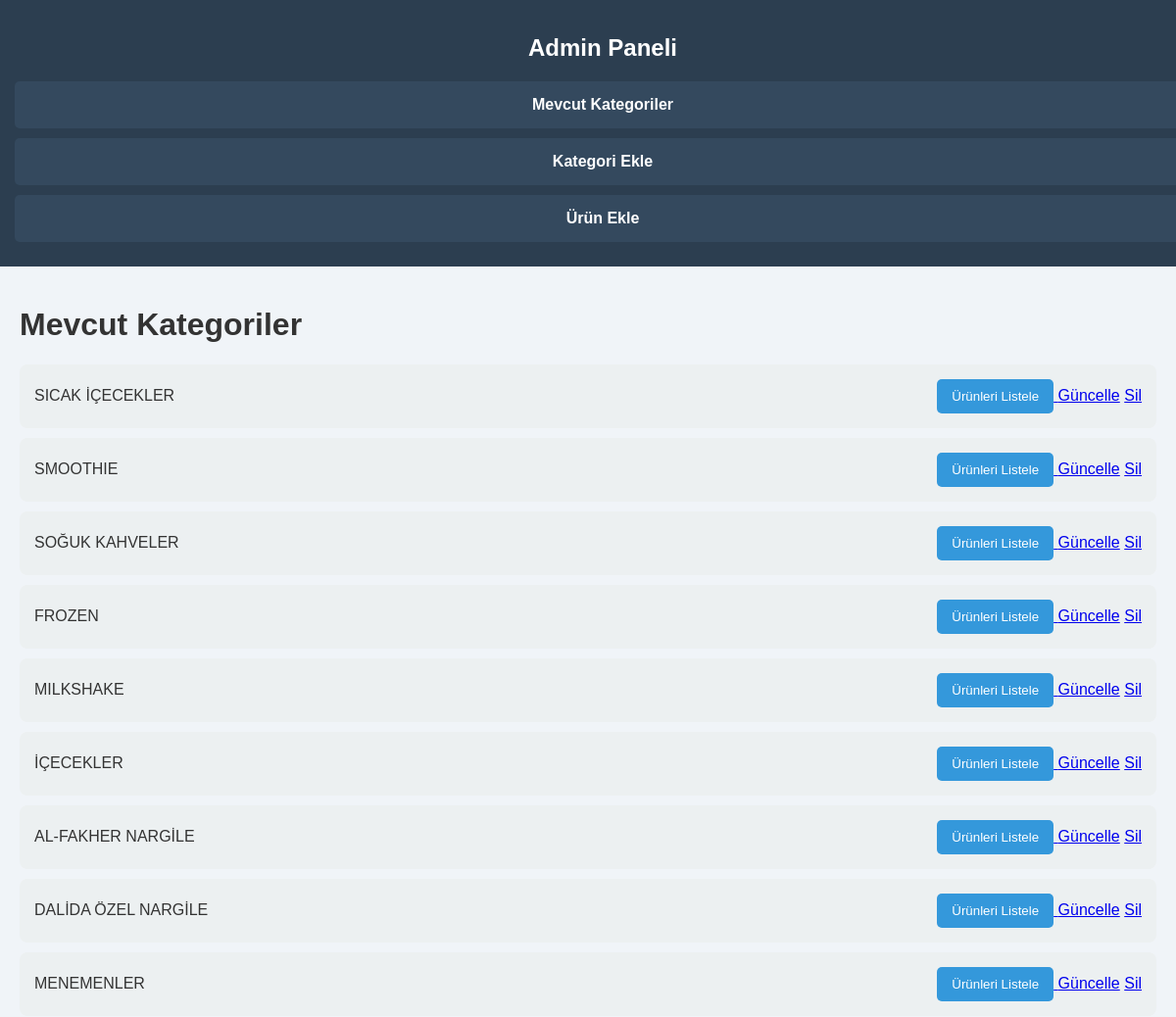
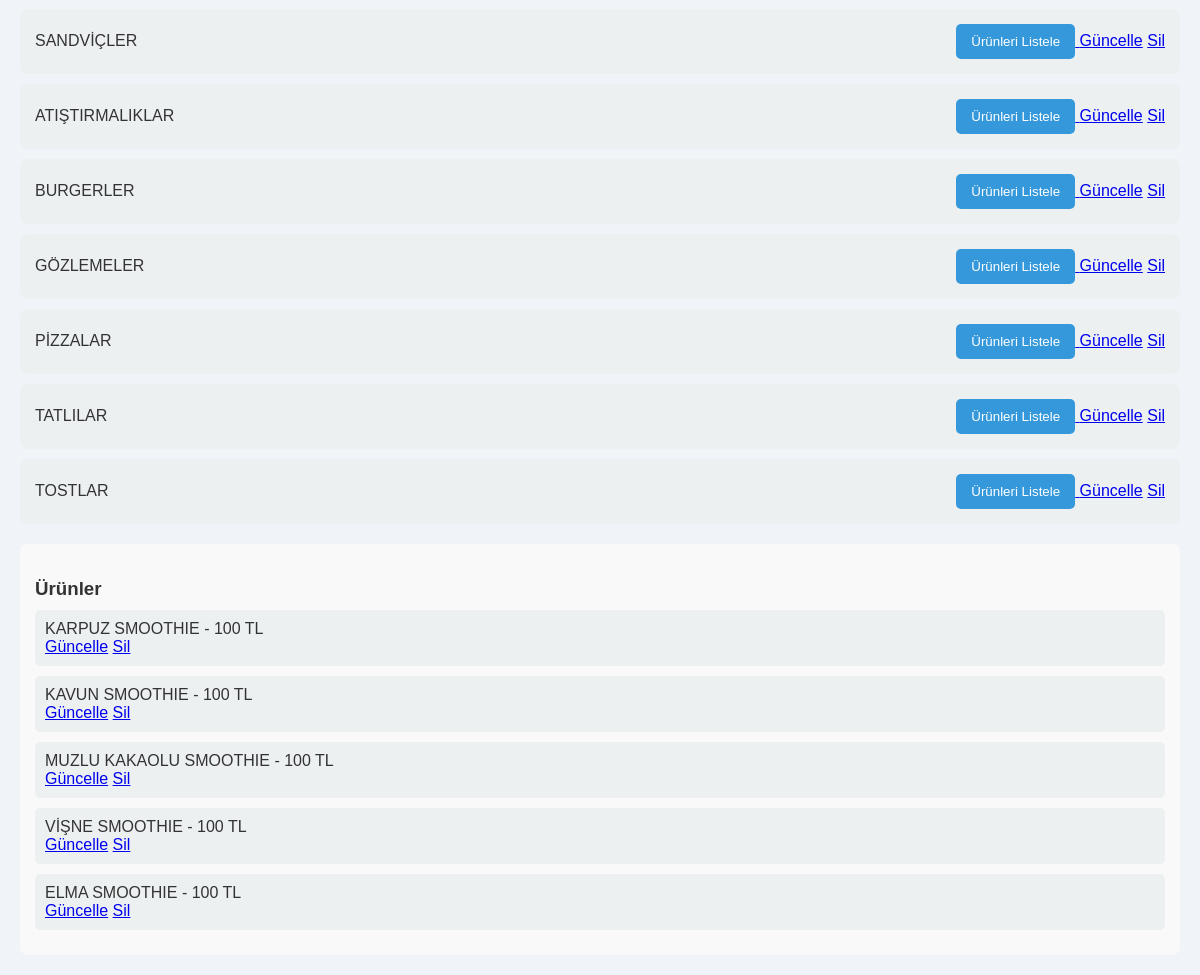
The app's page /admin/dashboard.php?category_id=3 (signed in) with its own data (2 pictures, top to bottom).
### tables this page shows
CREATE TABLE categories (
    id INTEGER PRIMARY KEY AUTOINCREMENT,
    name TEXT NOT NULL,
    image_url TEXT
);

CREATE TABLE products (
    id INTEGER PRIMARY KEY AUTOINCREMENT,
    name TEXT NOT NULL,
    description TEXT,
    price REAL NOT NULL,
    category_id INTEGER,
    image_url TEXT,
    FOREIGN KEY (category_id) REFERENCES categories(id)
);

### admin/dashboard.php (the view, shortened to what this page needs)
<?php
$db = new SQLite3('../db/menu.db');
$categories = $db->query('SELECT * FROM categories');
$selected_category_id = isset($_GET['category_id']) ? $_GET['category_id'] : null;
$products = [];
if ($selected_category_id) {
    $products = $db->query("SELECT * FROM products WHERE category_id = $selected_category_id");
}
$page = isset($_GET['page']) ? $_GET['page'] : 'kategoriler';
?>
<!DOCTYPE html>
<html lang="tr">
<head>
    <link rel="stylesheet" href="../css/admin_styles.css">
</head>
<body>
<div class="wrapper">
    <div class="sidebar">
        <h2>Admin Paneli</h2>
        <a href="dashboard.php?page=kategoriler">Mevcut Kategoriler</a>
        <a href="dashboard.php?page=kategori_ekle">Kategori Ekle</a>
        <a href="dashboard.php?page=urun_ekle">Ürün Ekle</a>
    </div>
    <div class="content">
        <?php if ($page == 'kategoriler'): ?>
            <h1>Mevcut Kategoriler</h1>
            <div class="category-list">
                <?php while ($category = $categories->fetchArray()): ?>
                    <div class="category-item">
                        <span><?php echo $category['name']; ?></span>
                        <div>
                            <a href="dashboard.php?category_id=<?php echo $category['id']; ?>">
                                <button>Ürünleri Listele</button>
                            </a>
                            <a href="edit_category.php?id=<?php echo $category['id']; ?>" class="edit-btn">Güncelle</a>
                            <a href="delete_category.php?id=<?php echo $category['id']; ?>" class="delete-btn" onclick="return confirm('Bu kategoriyi silmek istediğinize emin misiniz?');">Sil</a>
                        </div>
                    </div>
                <?php endwhile; ?>
            </div>
            <?php if ($selected_category_id && $products): ?>
                <div class="product-list">
                    <h3>Ürünler</h3>
                    <?php while ($product = $products->fetchArray()): ?>
                        <div class="product-item">
                            <span><?php echo $product['name']; ?> - <?php echo $product['price']; ?> TL</span>
                            <div>
                                <a href="edit_product.php?id=<?php echo $product['id']; ?>" class="edit-btn">Güncelle</a>
                                <a href="delete_product.php?id=<?php echo $product['id']; ?>" class="delete-btn" onclick="return confirm('Bu ürünü silmek istediğinize emin misiniz?');">Sil</a>
                            </div>
                        </div>
                    <?php endwhile; ?>
                </div>
            <?php endif; ?>
        <?php endif; ?>
    </div>
</div>
</body>
</html>

### css/admin_styles.css (style rules this page uses)
body { font-family: 'Poppins', sans-serif; background-color: #f0f4f8; margin: 0; padding: 0; color: #333; }
.wrapper { display: flex; flex-direction: column; }
.sidebar { width: 100%; background-color: #2c3e50; color: white; padding: 15px; text-align: center; }
.sidebar h2 { font-size: 24px; margin-bottom: 20px; }
.sidebar a { display: block; padding: 15px; color: white; text-decoration: none; font-weight: bold; background-color: #34495e; border-radius: 5px; margin-bottom: 10px; }
.content { padding: 20px; }
.category-list { margin: 20px 0; }
.category-item { background-color: #ecf0f1; padding: 15px; margin-bottom: 10px; border-radius: 8px; display: flex; justify-content: space-between; align-items: center; }
.category-item button { padding: 10px 15px; background-color: #3498db; color: white; border: none; border-radius: 5px; cursor: pointer; transition: background-color 0.3s ease; }
.product-list { margin-top: 20px; background-color: #f9f9f9; padding: 15px; border-radius: 8px; }
.product-list h3 { margin-bottom: 10px; }
.product-item { background-color: #ecf0f1; padding: 10px; margin-bottom: 10px; border-radius: 5px; }

### records on screen
categories: name "SICAK İÇECEKLER"
categories: name "SMOOTHIE"
categories: name "SOĞUK KAHVELER"
categories: name "FROZEN"
categories: name "MILKSHAKE"
categories: name "İÇECEKLER"
categories: name "AL-FAKHER NARGİLE"
categories: name "DALİDA ÖZEL NARGİLE"
categories: name "MENEMENLER"
categories: name "SANDVİÇLER"
categories: name "ATIŞTIRMALIKLAR"
categories: name "BURGERLER"
categories: name "GÖZLEMELER"
categories: name "PİZZALAR"
categories: name "TATLILAR"
categories: name "TOSTLAR"
products: name "KARPUZ SMOOTHIE", price "100"
products: name "KAVUN SMOOTHIE", price "100"
products: name "MUZLU KAKAOLU SMOOTHIE", price "100"
products: name "VİŞNE SMOOTHIE", price "100"
products: name "ELMA SMOOTHIE", price "100"
